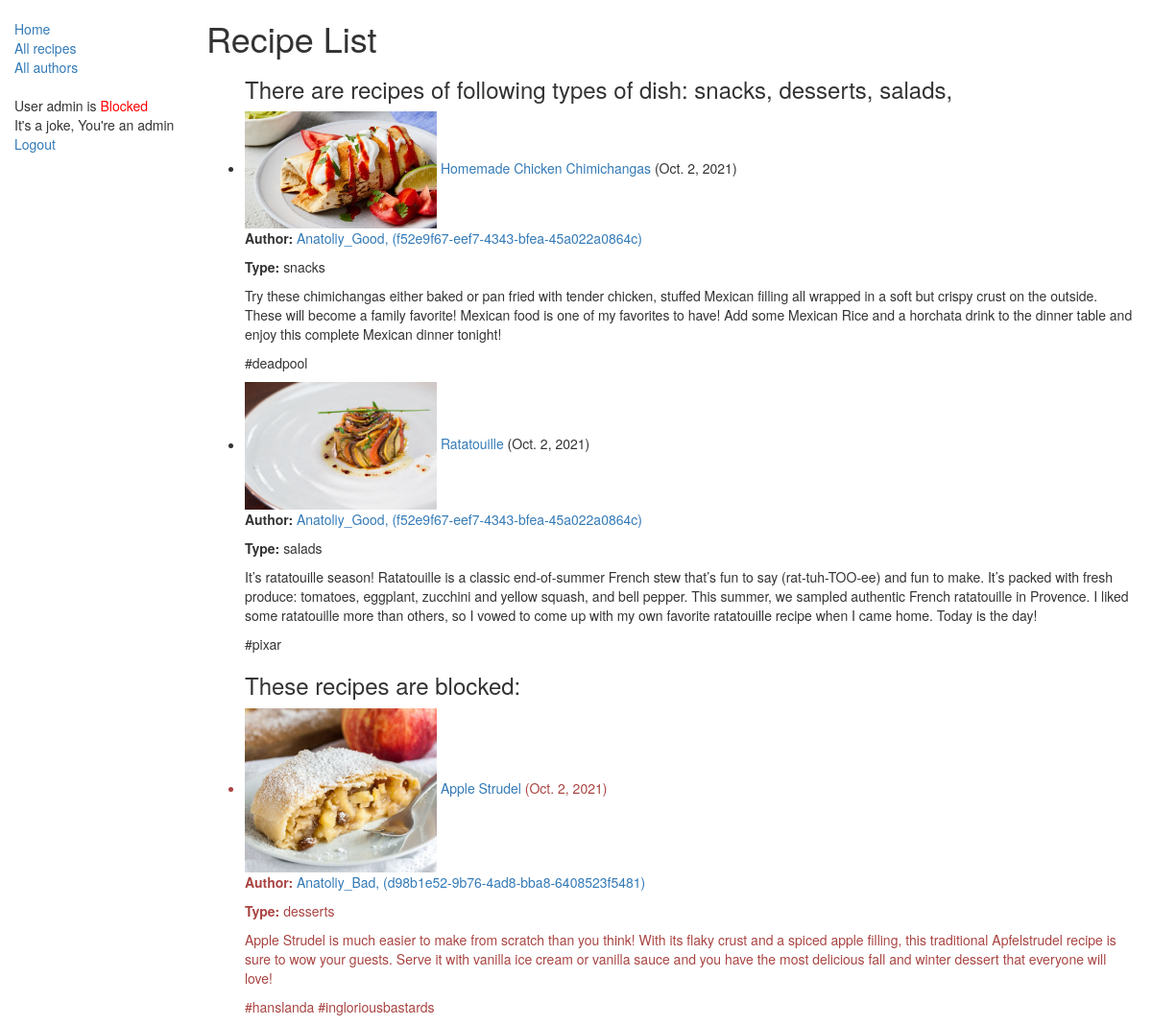
Screenshot of /catalog/recipes/ (signed in) with the database file from the repository.
### catalog/models.py (models this page shows, shortened)
class Recipe(models.Model):
    author = models.ForeignKey(Author, on_delete=models.SET_NULL, null=True)
    pub_date = models.DateField(default=datetime.date.today)
    title = models.CharField(max_length=200)
    summary = models.TextField(max_length=500, help_text="Enter a brief description of the dish")
    cooking_steps = models.TextField(max_length=1500, help_text="Enter cooking steps")
    type = models.ManyToManyField(Type, help_text="Select a type of the dish")
    photo = models.ImageField(upload_to='images/')
    hashtag = models.CharField(max_length = 100, help_text="Enter a set of hashtags")
    RECIPE_STATUS = (
        ('a', 'Active'),
        ('b', 'Blocked'),
    )
    status = models.CharField(max_length=1, choices=RECIPE_STATUS, blank=True, default='a', help_text='Recipe availability')
    class Meta:
        ordering = ["-pub_date"]
        permissions = (("can_mark_blocked", "Set recipe or author as blocked"),)
    def get_absolute_url(self):
        return reverse('recipe-detail', args=[str(self.id)])
    def display_type(self):
        return ', '.join([type.name for type in self.type.all()[:3]])
    display_type.short_description = 'Type'

class Type(models.Model):
    name = models.CharField(max_length = 200, help_text="Enter a type of dish (e.g. salad, soup, dessert etc.)")
    class Meta:
        ordering = ["name"]
    def __str__(self):
        return self.name

class Author(models.Model):
    id = models.UUIDField(primary_key=True, default=uuid.uuid4, help_text="Unique ID for each author")
    nickname = models.OneToOneField(User, on_delete=models.CASCADE, null=True)
    USER_STATUS = (
        ('a', 'Active'),
        ('b', 'Blocked'),
    )
    status = models.CharField(max_length=1, choices=USER_STATUS, blank=True, default='a')
    class Meta:
        permissions = (("can_mark_blocked", "Set recipe or author as blocked"),)
    def __str__(self):
        return '%s, (%s)' % (self.nickname, self.id)
    def get_absolute_url(self):
        return reverse('author-detail', args=[str(self.id)])

### catalog/views.py (the view)
class RecipeListView(generic.ListView):
    model = Recipe
    template_name = "catalog/templates/catalog/recipe_list.html"
    pagination_by = 10

### catalog/templates/catalog/recipe_list.html
{% extends "base_generic.html" %}
{% block content %}
    <h1>Recipe List</h1>
    {% if recipe_list %}
    <ul>
        <h3>There are recipes of following types of dish:
          {% for recipe in recipe_list %}
            {{ recipe.display_type }},
          {% endfor %}
        </h3>
          {% for recipe in recipe_list %}
            {% if recipe.status == "a" %}
                <li>
                  <img src="{{ recipe.photo.url }}" style="width:200px;"/>
                  <a href="{{ recipe.get_absolute_url }}">{{ recipe.title }}</a> ({{ recipe.pub_date }})
                  <p><strong>Author:</strong> <a href="{{ recipe.author.get_absolute_url }}">{{ recipe.author }} </a></p>
                  <p><strong>Type:</strong> {% for type in recipe.type.all %} {{ type }} {% if not forloop.last %}, {% endif %}{% endfor %}</p>
                  <p>{{ recipe.summary }}</p>
                  <p>{{ recipe.hashtag }}</p>
                </li>
            {% endif %}
          {% endfor %}
        {% if perms.catalog.can_mark_blocked %}
            <h3>These recipes are blocked:</h3>
                {% for recipe in recipe_list %}
                    {% if recipe.status == "b" %}
                        <li class="text-danger">
                            <img src="{{ recipe.photo.url }}" style="width:200px;"/>
                            <a href="{{ recipe.get_absolute_url }}">{{ recipe.title }}</a> ({{ recipe.pub_date }})
                            <p><strong>Author:</strong> <a href="{{ recipe.author.get_absolute_url }}">{{ recipe.author }} </a></p>
                            <p><strong>Type:</strong> {% for type in recipe.type.all %} {{ type }} {% if not forloop.last %}, {% endif %}{% endfor %}</p>
                            <p>{{ recipe.summary }}</p>
                            <p>{{ recipe.hashtag }}</p>
                        </li>
                    {% endif %}
                {% endfor %}
        {% endif %}
    </ul>
    {% else %}
      <p>There are no available recipes in the library.</p>
    {% endif %}
{% endblock %}

### catalog/templates/base_generic.html (shortened to what this page needs)
<!DOCTYPE html>
<html lang="en">
<head>
  <link rel="stylesheet" href="https://maxcdn.bootstrapcdn.com/bootstrap/3.3.7/css/bootstrap.min.css">
  {% load static %}
  <link rel="stylesheet" href="{% static 'css/styles.css' %}">
</head>
<body>
    <div class="container-fluid">
    <div class="row">
      <div class="col-sm-2">
      {% block sidebar %}
      <ul class="sidebar-nav">
          <li><a href="{% url 'index' %}">Home</a></li>
          <li><a href="{% url 'recipes' %}">All recipes</a></li>
          <li><a href="{% url 'authors' %}">All authors</a></li>
      </ul>
      <ul class="sidebar-nav">
          {% if user.is_authenticated %}
              {% if user.author.status == 'a' %}
                  <li>User: <a href="{% url 'author-detail' user.author.pk %}">{{ user.get_username }}</a></li>
                  <li><a href="{% url 'recipe_create' %}">Add New Recipe</a></li>
                  <li><a href="{% url 'logout'%}?next={{request.path}}">Logout</a></li>
              {% else %}
                  <li>User {{ user.get_username }} is <font color = "red">Blocked</font></a></li>
                  {% if perms.catalog.can_mark_blocked %} It's a joke, You're an admin {% endif %}
                  <li><a href="{% url 'logout'%}?next={{request.path}}">Logout</a></li>
              {% endif %}
           {% else %}
              <li><a href="{% url 'login'%}?next={{request.path}}">Login</a></li>
           {% endif %}
     </ul>
     {% endblock %}
      </div>
      <div class="col-sm-10 ">
      {% block content %}
      {% endblock %}
      </div>
    </div>
  </div>
</body>
</html>

### catalog/static/css/styles.css (style rules this page uses)
.sidebar-nav { margin-top: 20px; padding: 0; list-style: none; }

### rows the page displays
Recipe: display_type "snacks", photo (picture), title "Homemade Chicken Chimichangas", pub_date "Oct. 2, 2021", author "Anatoliy_Good, (f52e9f67-eef7-4343-bfea-45a022a0864c)", summary "Try these chimichangas either baked or pan fried with tender chicken, stuffed Mexican filling all wrapped in a soft but crispy crust on the outside. These will become a family favorite! Mexican food is one of my favorites to have! Add some Mexican Rice and a horchata drink to the dinner table and enjoy this complete Mexican dinner tonight!", hashtag "#deadpool"
Recipe: display_type "desserts", photo (picture), title "Apple Strudel", pub_date "Oct. 2, 2021", author "Anatoliy_Bad, (d98b1e52-9b76-4ad8-bba8-6408523f5481)", summary "Apple Strudel is much easier to make from scratch than you think! With its flaky crust and a spiced apple filling, this traditional Apfelstrudel recipe is sure to wow your guests. Serve it with vanilla ice cream or vanilla sauce and you have the most delicious fall and winter dessert that everyone will love!", hashtag "#hanslanda #ingloriousbastards"
Recipe: display_type "salads", photo (picture), title "Ratatouille", pub_date "Oct. 2, 2021", author "Anatoliy_Good, (f52e9f67-eef7-4343-bfea-45a022a0864c)", summary "It’s ratatouille season! Ratatouille is a classic end-of-summer French stew that’s fun to say (rat-tuh-TOO-ee) and fun to make. It’s packed with fresh produce: tomatoes, eggplant, zucchini and yellow squash, and bell pepper. This summer, we sampled authentic French ratatouille in Provence. I liked some ratatouille more than others, so I vowed to come up with my own favorite ratatouille recipe when I came home. Today is the day!", hashtag "#pixar"
Type: name "snacks"
Type: name "salads"
Type: name "desserts"

### other values shown
{{ user.get_username }} "admin"
